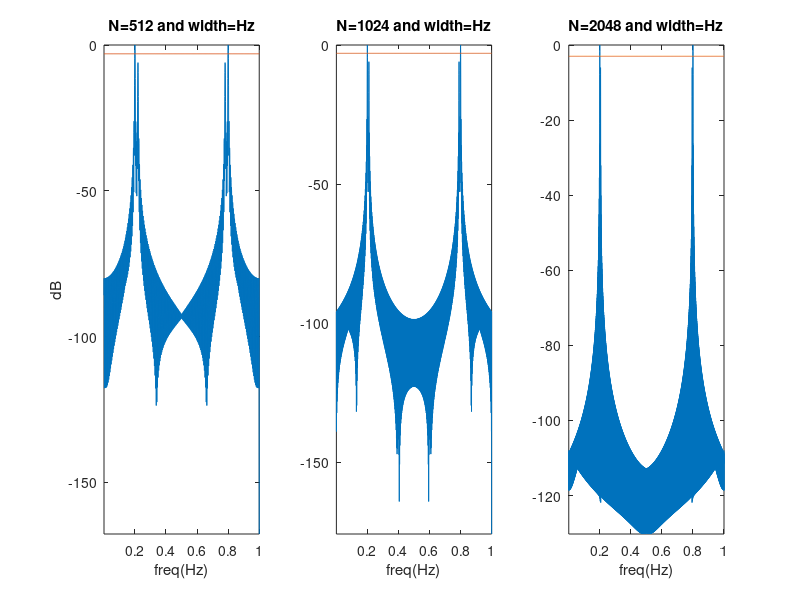

MATLAB code to generate this figure:
clc;
clear all;
close all

N = 256;
%%
figure(1)
hold on
for i = 6:10
    subplot(1,5,i-5);
    N=2^i;
n = -(N-1)*pi:pi:(N-1)*pi;
n = n/(8*pi*N);
% Part1
w_b = (1/N)*(sin(n*N/2)./sin(n/2)).^2;
w_b = w_b/max(w_b);
a = find(w_b <= 0.5);
index = find(diff(a) == max(diff(a)));
wid = n(a(index+1))-n(a(index));
% plot(n/(2*pi),w_b)
plot(n/(2*pi),[ones(1,N*2-1)*0.5 ;w_b])
tit = sprintf('N=%d and width=%2.3fHz',N,wid/2);
title(tit)
% plot(n/(2*pi),5*log(w_b))
axis tight

end
hold off
%% Part2
subplot(1,3,1)
N=512;
n = 1:N;
a1 = 2;
a2 = 1;
alpha = 10;
f = 0.2;

x = a1*sin(f*2*pi*n) + a2*sin((f+alpha/N)*2*pi*n);% + randn(1,N);
x = x.*bartlett(N)';
acs = xcov(x);
% w=bartlett(2*N-1)';
% acs = acs.*w;

acs = fftshift(acs);
acs = acs(end:-1:1);
psd = fftshift(real(fft(acs)));
a = psd / max(psd);
a = real(10*log10(a));
freq = 1:(2*N-1);
freq = freq/length(freq);
c = 10*log10(0.5);
plot(freq,[fftshift(a); c*ones(1,2*N-1)])
axis tight
tit = sprintf('N=%d and width=Hz',N);
title(tit)
xlabel('freq(Hz)')
ylabel('dB')
%2
subplot(1,3,2)
N=1024;
n = 1:N;
a1 = 2;
a2 = 1;
alpha = 10;
f = 0.2;

x = a1*sin(f*2*pi*n) + a2*sin((f+alpha/N)*2*pi*n);% + randn(1,N);
x = x.*bartlett(N)';
acs = xcov(x);
% w=bartlett(2*N-1)';
% acs = acs.*w;

acs = fftshift(acs);
acs = acs(end:-1:1);
psd = fftshift(real(fft(acs)));
a = psd / max(psd);
a = real(10*log10(a));
freq = 1:(2*N-1);
freq = freq/length(freq);
c = 10*log10(0.5);
plot(freq,[fftshift(a); c*ones(1,2*N-1)])
axis tight
tit = sprintf('N=%d and width=Hz',N);
title(tit)
xlabel('freq(Hz)')
%3
subplot(1,3,3)
N=2048;
n = 1:N;
a1 = 2;
a2 = 1;
alpha = 10;
f = 0.2;

x = a1*sin(f*2*pi*n) + a2*sin((f+alpha/N)*2*pi*n);% + randn(1,N);
x = x.*bartlett(N)';
acs = xcov(x);
% w=bartlett(2*N-1)';
% acs = acs.*w;

acs = fftshift(acs);
acs = acs(end:-1:1);
psd = fftshift(real(fft(acs)));
a = psd / max(psd);
a = real(10*log10(a));
freq = 1:(2*N-1);
freq = freq/length(freq);
c = 10*log10(0.5);
plot(freq,[fftshift(a); c*ones(1,2*N-1)])
axis tight
tit = sprintf('N=%d and width=Hz',N);
title(tit)
xlabel('freq(Hz)')